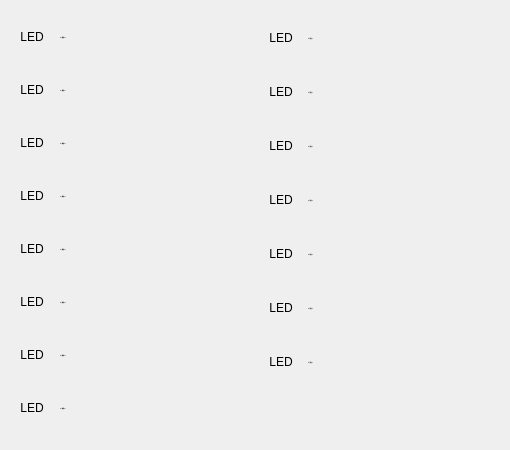
       <widget class="QWidget" name="page_9">
        <widget class="QWidget" name="gridLayoutWidget_22">
         <property name="geometry">
          <rect>
           <x>260</x>
           <y>10</y>
           <width>241</width>
           <height>381</height>
          </rect>
         </property>
         <layout class="QGridLayout" name="gridLayout_22" rowstretch="0,0,0,0,0,0,0" columnstretch="0,0">
          <item row="0" column="1">
           <widget class="QLabel" name="label_222">
            <property name="minimumSize">
             <size>
              <width>190</width>
              <height>40</height>
             </size>
            </property>
            <property name="maximumSize">
             <size>
              <width>190</width>
              <height>40</height>
             </size>
            </property>
            <property name="font">
             <font>
              <family>SimSun</family>
              <pointsize>-1</pointsize>
             </font>
            </property>
            <property name="autoFillBackground">
             <bool>false</bool>
            </property>
            <property name="frameShadow">
             <enum>QFrame::Plain</enum>
            </property>
            <property name="text">
             <string>O1 预留O1</string>
            </property>
            <property name="scaledContents">
             <bool>true</bool>
            </property>
            <property name="alignment">
             <set>Qt::AlignLeading|Qt::AlignLeft|Qt::AlignVCenter</set>
            </property>
           </widget>
          </item>
          <item row="1" column="1">
           <widget class="QLabel" name="label_259">
            <property name="minimumSize">
             <size>
              <width>190</width>
              <height>40</height>
             </size>
            </property>
            <property name="maximumSize">
             <size>
              <width>190</width>
              <height>40</height>
             </size>
            </property>
            <property name="font">
             <font>
              <family>SimSun</family>
              <pointsize>-1</pointsize>
             </font>
            </property>
            <property name="frameShadow">
             <enum>QFrame::Plain</enum>
            </property>
            <property name="text">
             <string>O2 预留O2</string>
            </property>
            <property name="scaledContents">
             <bool>true</bool>
            </property>
            <property name="alignment">
             <set>Qt::AlignLeading|Qt::AlignLeft|Qt::AlignVCenter</set>
            </property>
           </widget>
          </item>
          <item row="4" column="1">
           <widget class="QLabel" name="label_263">
            <property name="minimumSize">
             <size>
              <width>190</width>
              <height>40</height>
             </size>
            </property>
            <property name="maximumSize">
             <size>
              <width>190</width>
              <height>40</height>
             </size>
            </property>
            <property name="font">
             <font>
              <family>SimSun</family>
              <pointsize>-1</pointsize>
             </font>
            </property>
            <property name="frameShadow">
             <enum>QFrame::Plain</enum>
            </property>
            <property name="text">
             <string>O5 预留O5</string>
            </property>
            <property name="alignment">
             <set>Qt::AlignLeading|Qt::AlignLeft|Qt::AlignVCenter</set>
            </property>
           </widget>
          </item>
          <item row="2" column="1">
           <widget class="QLabel" name="label_349">
            <property name="minimumSize">
             <size>
              <width>190</width>
              <height>40</height>
             </size>
            </property>
            <property name="maximumSize">
             <size>
              <width>190</width>
              <height>40</height>
             </size>
            </property>
            <property name="font">
             <font>
              <family>SimSun</family>
              <pointsize>-1</pointsize>
             </font>
            </property>
            <property name="frameShadow">
             <enum>QFrame::Plain</enum>
            </property>
            <property name="text">
             <string>O3 预留O3</string>
            </property>
            <property name="alignment">
             <set>Qt::AlignLeading|Qt::AlignLeft|Qt::AlignVCenter</set>
            </property>
           </widget>
          </item>
          <item row="3" column="1">
           <widget class="QLabel" name="label_352">
            <property name="minimumSize">
             <size>
              <width>190</width>
              <height>40</height>
             </size>
            </property>
            <property name="maximumSize">
             <size>
              <width>190</width>
              <height>40</height>
             </size>
            </property>
            <property name="font">
             <font>
              <family>SimSun</family>
              <pointsize>-1</pointsize>
             </font>
            </property>
            <property name="frameShadow">
             <enum>QFrame::Plain</enum>
            </property>
            <property name="text">
             <string>O4 预留O4</string>
            </property>
            <property name="alignment">
             <set>Qt::AlignLeading|Qt::AlignLeft|Qt::AlignVCenter</set>
            </property>
           </widget>
          </item>
          <item row="5" column="1">
           <widget class="QLabel" name="label_354">
            <property name="minimumSize">
             <size>
              <width>190</width>
              <height>40</height>
             </size>
            </property>
            <property name="maximumSize">
             <size>
              <width>190</width>
              <height>40</height>
             </size>
            </property>
            <property name="font">
             <font>
              <family>SimSun</family>
              <pointsize>-1</pointsize>
             </font>
            </property>
            <property name="frameShadow">
             <enum>QFrame::Plain</enum>
            </property>
            <property name="text">
             <string>O6 预留O6</string>
            </property>
            <property name="alignment">
             <set>Qt::AlignLeading|Qt::AlignLeft|Qt::AlignVCenter</set>
            </property>
           </widget>
          </item>
          <item row="6" column="1">
           <widget class="QLabel" name="label_355">
            <property name="minimumSize">
             <size>
              <width>190</width>
              <height>40</height>
             </size>
            </property>
            <property name="maximumSize">
             <size>
              <width>190</width>
              <height>40</height>
             </size>
            </property>
            <property name="font">
             <font>
              <family>SimSun</family>
              <pointsize>-1</pointsize>
             </font>
            </property>
            <property name="frameShadow">
             <enum>QFrame::Plain</enum>
            </property>
            <property name="text">
             <string>O7 预留O7</string>
            </property>
            <property name="alignment">
             <set>Qt::AlignLeading|Qt::AlignLeft|Qt::AlignVCenter</set>
            </property>
           </widget>
          </item>
          <item row="0" column="0">
           <widget class="QLabel" name="label_479">
            <property name="minimumSize">
             <size>
              <width>40</width>
              <height>40</height>
             </size>
            </property>
            <property name="maximumSize">
             <size>
              <width>40</width>
              <height>40</height>
             </size>
            </property>
            <property name="text">
             <string>LED</string>
            </property>
            <property name="textFormat">
             <enum>Qt::PlainText</enum>
            </property>
            <property name="alignment">
             <set>Qt::AlignCenter</set>
            </property>
           </widget>
          </item>
          <item row="6" column="0">
           <widget class="QLabel" name="label_487">
            <property name="minimumSize">
             <size>
              <width>40</width>
              <height>40</height>
             </size>
            </property>
            <property name="maximumSize">
             <size>
              <width>40</width>
              <height>40</height>
             </size>
            </property>
            <property name="text">
             <string>LED</string>
            </property>
            <property name="textFormat">
             <enum>Qt::PlainText</enum>
            </property>
            <property name="alignment">
             <set>Qt::AlignCenter</set>
            </property>
           </widget>
          </item>
          <item row="5" column="0">
           <widget class="QLabel" name="label_486">
            <property name="minimumSize">
             <size>
              <width>40</width>
              <height>40</height>
             </size>
            </property>
            <property name="maximumSize">
             <size>
              <width>40</width>
              <height>40</height>
             </size>
            </property>
            <property name="text">
             <string>LED</string>
            </property>
            <property name="textFormat">
             <enum>Qt::PlainText</enum>
            </property>
            <property name="alignment">
             <set>Qt::AlignCenter</set>
            </property>
           </widget>
          </item>
          <item row="4" column="0">
           <widget class="QLabel" name="label_485">
            <property name="minimumSize">
             <size>
              <width>40</width>
              <height>40</height>
             </size>
            </property>
            <property name="maximumSize">
             <size>
              <width>40</width>
              <height>40</height>
             </size>
            </property>
            <property name="text">
             <string>LED</string>
            </property>
            <property name="textFormat">
             <enum>Qt::PlainText</enum>
            </property>
            <property name="alignment">
             <set>Qt::AlignCenter</set>
            </property>
           </widget>
          </item>
          <item row="3" column="0">
           <widget class="QLabel" name="label_484">
            <property name="minimumSize">
             <size>
              <width>40</width>
              <height>40</height>
             </size>
            </property>
            <property name="maximumSize">
             <size>
              <width>40</width>
              <height>40</height>
             </size>
            </property>
            <property name="text">
             <string>LED</string>
            </property>
            <property name="textFormat">
             <enum>Qt::PlainText</enum>
            </property>
            <property name="alignment">
             <set>Qt::AlignCenter</set>
            </property>
           </widget>
          </item>
          <item row="2" column="0">
           <widget class="QLabel" name="label_483">
            <property name="minimumSize">
             <size>
              <width>40</width>
              <height>40</height>
             </size>
            </property>
            <property name="maximumSize">
             <size>
              <width>40</width>
              <height>40</height>
             </size>
            </property>
            <property name="text">
             <string>LED</string>
            </property>
            <property name="textFormat">
             <enum>Qt::PlainText</enum>
            </property>
            <property name="alignment">
             <set>Qt::AlignCenter</set>
            </property>
           </widget>
          </item>
          <item row="1" column="0">
           <widget class="QLabel" name="label_482">
            <property name="minimumSize">
             <size>
              <width>40</width>
              <height>40</height>
             </size>
            </property>
            <property name="maximumSize">
             <size>
              <width>40</width>
              <height>40</height>
             </size>
            </property>
            <property name="text">
             <string>LED</string>
            </property>
            <property name="textFormat">
             <enum>Qt::PlainText</enum>
            </property>
            <property name="alignment">
             <set>Qt::AlignCenter</set>
            </property>
           </widget>
          </item>
         </layout>
        </widget>
        <widget class="QWidget" name="gridLayoutWidget_23">
         <property name="geometry">
          <rect>
           <x>10</x>
           <y>10</y>
           <width>243</width>
           <height>431</height>
          </rect>
         </property>
         <layout class="QGridLayout" name="gridLayout_23" rowstretch="0,0,0,0,0,0,0,0" columnstretch="0,0">
          <item row="5" column="1">
           <widget class="QLabel" name="label_358">
            <property name="minimumSize">
             <size>
              <width>190</width>
              <height>40</height>
             </size>
            </property>
            <property name="maximumSize">
             <size>
              <width>190</width>
              <height>40</height>
             </size>
            </property>
            <property name="font">
             <font>
              <family>SimSun</family>
              <pointsize>-1</pointsize>
             </font>
            </property>
            <property name="frameShadow">
             <enum>QFrame::Plain</enum>
            </property>
            <property name="text">
             <string>X35 预留X35</string>
            </property>
            <property name="alignment">
             <set>Qt::AlignLeading|Qt::AlignLeft|Qt::AlignVCenter</set>
            </property>
           </widget>
          </item>
          <item row="3" column="1">
           <widget class="QLabel" name="label_359">
            <property name="minimumSize">
             <size>
              <width>190</width>
              <height>40</height>
             </size>
            </property>
            <property name="maximumSize">
             <size>
              <width>190</width>
              <height>40</height>
             </size>
            </property>
            <property name="font">
             <font>
              <family>SimSun</family>
              <pointsize>-1</pointsize>
             </font>
            </property>
            <property name="frameShadow">
             <enum>QFrame::Plain</enum>
            </property>
            <property name="text">
             <string>X33 预留X33</string>
            </property>
            <property name="alignment">
             <set>Qt::AlignLeading|Qt::AlignLeft|Qt::AlignVCenter</set>
            </property>
           </widget>
          </item>
          <item row="2" column="1">
           <widget class="QLabel" name="label_360">
            <property name="minimumSize">
             <size>
              <width>190</width>
              <height>40</height>
             </size>
            </property>
            <property name="maximumSize">
             <size>
              <width>190</width>
              <height>40</height>
             </size>
            </property>
            <property name="font">
             <font>
              <family>SimSun</family>
              <pointsize>-1</pointsize>
             </font>
            </property>
            <property name="frameShadow">
             <enum>QFrame::Plain</enum>
            </property>
            <property name="text">
             <string>X32 预留X32</string>
            </property>
            <property name="alignment">
             <set>Qt::AlignLeading|Qt::AlignLeft|Qt::AlignVCenter</set>
            </property>
           </widget>
          </item>
          <item row="6" column="1">
           <widget class="QLabel" name="label_361">
            <property name="minimumSize">
             <size>
              <width>190</width>
              <height>40</height>
             </size>
            </property>
            <property name="maximumSize">
             <size>
              <width>190</width>
              <height>40</height>
             </size>
            </property>
            <property name="font">
             <font>
              <family>SimSun</family>
              <pointsize>-1</pointsize>
             </font>
            </property>
            <property name="frameShadow">
             <enum>QFrame::Plain</enum>
            </property>
            <property name="text">
             <string>X36 预留X36</string>
            </property>
            <property name="alignment">
             <set>Qt::AlignLeading|Qt::AlignLeft|Qt::AlignVCenter</set>
            </property>
           </widget>
          </item>
          <item row="0" column="1">
           <widget class="QLabel" name="label_363">
            <property name="minimumSize">
             <size>
              <width>190</width>
              <height>40</height>
             </size>
            </property>
            <property name="maximumSize">
             <size>
              <width>190</width>
              <height>40</height>
             </size>
            </property>
            <property name="font">
             <font>
              <family>SimSun</family>
              <pointsize>-1</pointsize>
             </font>
            </property>
            <property name="autoFillBackground">
             <bool>false</bool>
            </property>
            <property name="frameShadow">
             <enum>QFrame::Plain</enum>
            </property>
            <property name="text">
             <string>X30 预留X30</string>
            </property>
            <property name="scaledContents">
             <bool>true</bool>
            </property>
            <property name="alignment">
             <set>Qt::AlignLeading|Qt::AlignLeft|Qt::AlignVCenter</set>
            </property>
           </widget>
          </item>
          <item row="1" column="1">
           <widget class="QLabel" name="label_364">
            <property name="minimumSize">
             <size>
              <width>190</width>
              <height>40</height>
             </size>
            </property>
            <property name="maximumSize">
             <size>
              <width>190</width>
              <height>40</height>
             </size>
            </property>
            <property name="font">
             <font>
              <family>SimSun</family>
              <pointsize>-1</pointsize>
             </font>
            </property>
            <property name="frameShadow">
             <enum>QFrame::Plain</enum>
            </property>
            <property name="text">
             <string>X31 预留X31</string>
            </property>
            <property name="scaledContents">
             <bool>true</bool>
            </property>
            <property name="alignment">
             <set>Qt::AlignLeading|Qt::AlignLeft|Qt::AlignVCenter</set>
            </property>
           </widget>
          </item>
          <item row="4" column="1">
           <widget class="QLabel" name="label_369">
            <property name="minimumSize">
             <size>
              <width>190</width>
              <height>40</height>
             </size>
            </property>
            <property name="maximumSize">
             <size>
              <width>190</width>
              <height>40</height>
             </size>
            </property>
            <property name="font">
             <font>
              <family>SimSun</family>
              <pointsize>-1</pointsize>
             </font>
            </property>
            <property name="frameShadow">
             <enum>QFrame::Plain</enum>
            </property>
            <property name="text">
             <string>X34 预留X34</string>
            </property>
            <property name="alignment">
             <set>Qt::AlignLeading|Qt::AlignLeft|Qt::AlignVCenter</set>
            </property>
           </widget>
          </item>
          <item row="7" column="1">
           <widget class="QLabel" name="label_371">
            <property name="minimumSize">
             <size>
              <width>190</width>
              <height>40</height>
             </size>
            </property>
            <property name="maximumSize">
             <size>
              <width>190</width>
              <height>40</height>
             </size>
            </property>
            <property name="font">
             <font>
              <family>SimSun</family>
              <pointsize>-1</pointsize>
             </font>
            </property>
            <property name="frameShadow">
             <enum>QFrame::Plain</enum>
            </property>
            <property name="text">
             <string>X37 预留X37</string>
            </property>
            <property name="alignment">
             <set>Qt::AlignLeading|Qt::AlignLeft|Qt::AlignVCenter</set>
            </property>
           </widget>
          </item>
          <item row="0" column="0">
           <widget class="QLabel" name="label_478">
            <property name="minimumSize">
             <size>
              <width>40</width>
              <height>40</height>
             </size>
            </property>
            <property name="maximumSize">
             <size>
              <width>40</width>
              <height>40</height>
             </size>
            </property>
            <property name="text">
             <string>LED</string>
            </property>
            <property name="textFormat">
             <enum>Qt::PlainText</enum>
            </property>
            <property name="alignment">
             <set>Qt::AlignCenter</set>
            </property>
           </widget>
          </item>
          <item row="1" column="0">
           <widget class="QLabel" name="label_480">
            <property name="minimumSize">
             <size>
              <width>40</width>
              <height>40</height>
             </size>
            </property>
            <property name="maximumSize">
             <size>
              <width>40</width>
              <height>40</height>
             </size>
            </property>
            <property name="text">
             <string>LED</string>
            </property>
            <property name="textFormat">
             <enum>Qt::PlainText</enum>
            </property>
            <property name="alignment">
             <set>Qt::AlignCenter</set>
            </property>
           </widget>
          </item>
          <item row="2" column="0">
           <widget class="QLabel" name="label_481">
            <property name="minimumSize">
             <size>
              <width>40</width>
              <height>40</height>
             </size>
            </property>
            <property name="maximumSize">
             <size>
              <width>40</width>
              <height>40</height>
             </size>
            </property>
            <property name="text">
             <string>LED</string>
            </property>
            <property name="textFormat">
             <enum>Qt::PlainText</enum>
            </property>
            <property name="alignment">
             <set>Qt::AlignCenter</set>
            </property>
           </widget>
          </item>
          <item row="3" column="0">
           <widget class="QLabel" name="label_492">
            <property name="minimumSize">
             <size>
              <width>40</width>
              <height>40</height>
             </size>
            </property>
            <property name="maximumSize">
             <size>
              <width>40</width>
              <height>40</height>
             </size>
            </property>
            <property name="text">
             <string>LED</string>
            </property>
            <property name="textFormat">
             <enum>Qt::PlainText</enum>
            </property>
            <property name="alignment">
             <set>Qt::AlignCenter</set>
            </property>
           </widget>
          </item>
          <item row="4" column="0">
           <widget class="QLabel" name="label_491">
            <property name="minimumSize">
             <size>
              <width>40</width>
              <height>40</height>
             </size>
            </property>
            <property name="maximumSize">
             <size>
              <width>40</width>
              <height>40</height>
             </size>
            </property>
            <property name="text">
             <string>LED</string>
            </property>
            <property name="textFormat">
             <enum>Qt::PlainText</enum>
            </property>
            <property name="alignment">
             <set>Qt::AlignCenter</set>
            </property>
           </widget>
          </item>
          <item row="5" column="0">
           <widget class="QLabel" name="label_490">
            <property name="minimumSize">
             <size>
              <width>40</width>
              <height>40</height>
             </size>
            </property>
            <property name="maximumSize">
             <size>
              <width>40</width>
              <height>40</height>
             </size>
            </property>
            <property name="text">
             <string>LED</string>
            </property>
            <property name="textFormat">
             <enum>Qt::PlainText</enum>
            </property>
            <property name="alignment">
             <set>Qt::AlignCenter</set>
            </property>
           </widget>
          </item>
          <item row="6" column="0">
           <widget class="QLabel" name="label_489">
            <property name="minimumSize">
             <size>
              <width>40</width>
              <height>40</height>
             </size>
            </property>
            <property name="maximumSize">
             <size>
              <width>40</width>
              <height>40</height>
             </size>
            </property>
            <property name="text">
             <string>LED</string>
            </property>
            <property name="textFormat">
             <enum>Qt::PlainText</enum>
            </property>
            <property name="alignment">
             <set>Qt::AlignCenter</set>
            </property>
           </widget>
          </item>
          <item row="7" column="0">
           <widget class="QLabel" name="label_488">
            <property name="minimumSize">
             <size>
              <width>40</width>
              <height>40</height>
             </size>
            </property>
            <property name="maximumSize">
             <size>
              <width>40</width>
              <height>40</height>
             </size>
            </property>
            <property name="text">
             <string>LED</string>
            </property>
            <property name="textFormat">
             <enum>Qt::PlainText</enum>
            </property>
            <property name="alignment">
             <set>Qt::AlignCenter</set>
            </property>
           </widget>
          </item>
         </layout>
        </widget>
       </widget>
